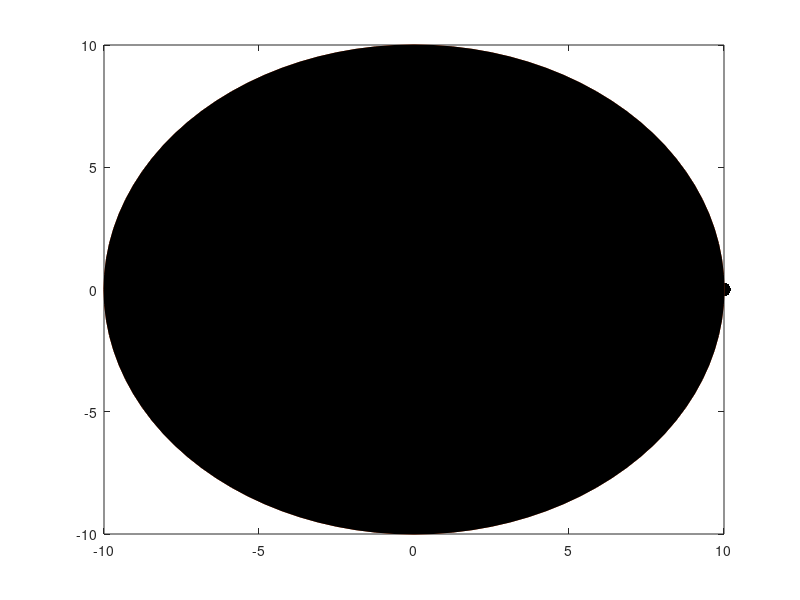

The MATLAB source for this figure: (Note: this script raises an error after producing the figure.)
% Program for Inverse Kinematics on a 2 DOF Robotic Manipulator

% Input Start 

% Link Lengths
L1 = 5;
L2 = 5;

% Final End Effector Position
Final_x = 4;
Final_y = 4;

% Input End

% Desired End Effector Position Beyond Workspace Start

% Maximum Extened Arm Length
Arm_Radius = L1 + L2;

% Arm Length Differnece 
Arm_Diff = abs(L1 - L2);

% End Effector Distance from Origin
D = sqrt((Final_y*Final_y) + (Final_x*Final_x));

% Outer Workspace Boundary
if (D > Arm_Radius)
    Final_x = (Arm_Radius)*(Final_x)/(D);
    Final_y = (Arm_Radius)*(Final_y)/(D);
end

% Inner Workspace Boundary
if(D < Arm_Diff)
    Final_x = (Arm_Diff)*(Final_x)/(D);
    Final_y = (Arm_Diff)*(Final_y)/(D);
end

% Desired End Effector Position Beyond Workspace End

% Plotting the Workspace Start

Theta_Circle = 0:pi/50:2*pi;

% Plotting the Outer Workspace Boundaries
X_outer_WS = (Arm_Radius*cos(Theta_Circle));
Y_outer_WS = (Arm_Radius*sin(Theta_Circle));

% Plotting the Inner Workspace Boundaries
X_inner_WS = (Arm_Diff*cos(Theta_Circle));
Y_inner_WS = (Arm_Diff*sin(Theta_Circle));

% Plotting the Workspace End

% Inverse Kinematics Calculation Start

% End Effector State (R, Theta)
R = sqrt((Final_y*Final_y) + (Final_x*Final_x));
Theta = atan(Final_y/(Final_x + 0.000001));
% 0.000001 is added to avoid Undefined Cartesian Points

% Intermediate Angles
Beta = acos(((L1*L1) + (L2*L2) - (R*R))/(2*L1*L2));
Alpha = acos(((L1*L1) + (R*R) - (L2*L2))/(2*L1*R));

% 2nd Quadrant End Effector Position
if (Final_x < 0)

    Theta = Theta + pi;
    Beta = (-1)*Beta;
    Alpha = (-1)*Alpha;

end

% Final Joint Angles in Radians

% Elbow UP Configuration
Final_Angle_1 = (Theta + Alpha);
Final_Angle_2 = (Beta - pi);

% Elbow DOWN Configuration
% Final_Angle_1 = (Theta - Alpha);
% Final_Angle_2 = pi - Beta;

% Final Joint Angles in Degrees
Final_Angle_1 = Final_Angle_1*(180/pi);
Final_Angle_2 = Final_Angle_2*(180/pi);

% Inverse Kinematics Calculation End

% Angle with the Horizontal (Degrees)
A1 = linspace(0, (Final_Angle_1), 30);
A2 = linspace(0, (Final_Angle_2), 30);

% Forward Kinematics:

% Counter and Loop Initialization
counter = 1;

% Arrays that will stor End Effector Positions
X_Arr = [];
Y_Arr = [];

for i = 1 : length(A1)

    Theta_1 = A1(i);
    Theta_2 = A2(i);
    
    % Coordinates:

    % Initial points of Link 1
    X0 = 0;
    Y0 = 0;

    % Final points of Link 1 
    X1 = L1*cosd(Theta_1);
    Y1 = L1*sind(Theta_1);
    
    % Final points of Link 2
    X2 = X1 + L2*cosd(Theta_1 + Theta_2);
    Y2 = Y1 + L2*sind(Theta_1 + Theta_2);
    
    % Storing End Effector POsitions to Plot Trajectory
    X_Arr(i) = X2;
    Y_Arr(i) = Y2;

    % Storing Initial End Effector Coordinates for Plotting Trajectory
    if (counter == 1)
        
        Eef_X_init = X2;
        Eef_Y_init = Y2;

    end

    % Assigning the Parameters
    txt1 = ['T1 = ', num2str(Theta_1), ' Deg'];
    txt2 = ['T2 = ', num2str(Theta_2), ' Deg'];
    txtend = ['X2 = ', num2str(X2), ', ', 'Y2 = ', num2str(Y2)];

    % Plot
    plot([X0 X1], [Y0 Y1], 'k', [X1 X2], [Y1 Y2], 'k','linewidth', 3)

    hold on

    plot(X0, Y0, '.k', 'MarkerSize', 30)
    plot(X1, Y1, '.k', 'MarkerSize', 30)
    plot(X2, Y2, '.k', 'MarkerSize', 30)
    
    % Plots Trajectory
    plot(X_Arr, Y_Arr, '.k', 'MarkerSize', 5)

    plot(X_inner_WS, Y_inner_WS);
    plot(X_outer_WS, Y_outer_WS);

    % Plots Workspace
    fill([X_inner_WS flip(X_outer_WS)],[Y_inner_WS flip(Y_outer_WS)],'k')

    hold off
    
    % Increases Transparency of Workspace
    alpha(0.1)

    xlabel('X-Axis (m)')
    ylabel('Y-Axis (m)')
    title('Inverse Kinematics on a 2 DOF Robotic Manipulator');
    text(X0, Y0, txt1, 'VerticalAlignment', 'top')
    text(X1, Y1, txt2, 'VerticalAlignment', 'top')
    text(X2, Y2, txtend, 'HorizontalAlignment', 'left', 'VerticalAlignment', 'bottom')
    text(0.5*(X0 + X1), 0.5*(Y0 + Y1), '  Link 1')
    text(0.5*(X1 + X2), 0.5*(Y1 + Y2), '  Link 2')
    grid on

    axis([-10 10 -10 10])

    M(counter) = getframe(gcf);
    counter = counter + 1;
    
end
